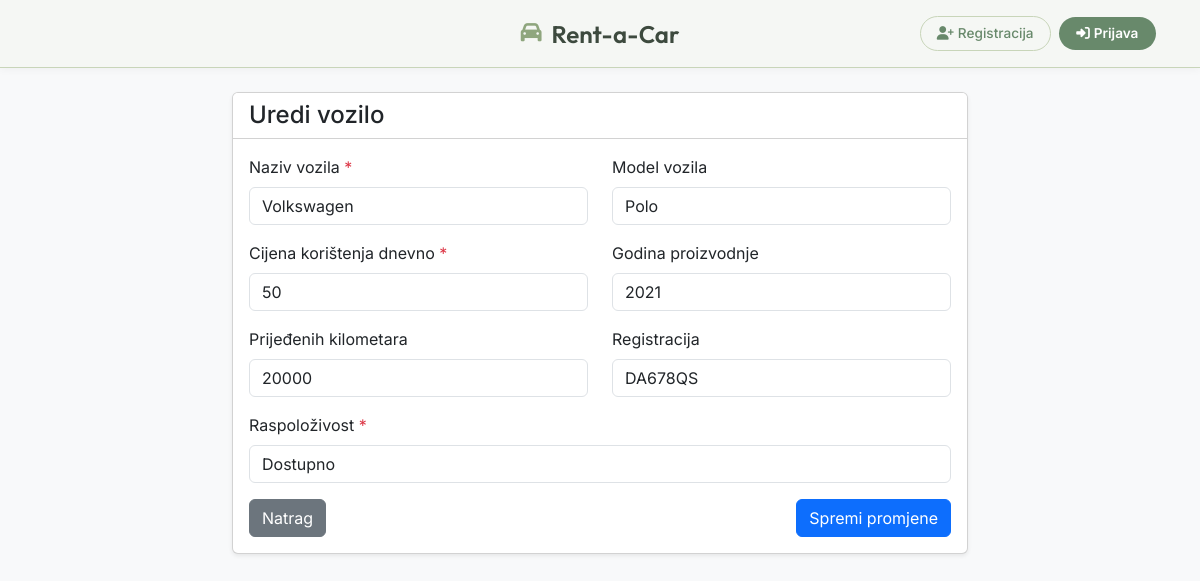
Page /edit_vozilo.php?id=57 on the committed database.
### tables this page shows
CREATE TABLE `karakteristike_automobila` (
  `Godiste` int(11) DEFAULT NULL,
  `Kilometraza` int(11) DEFAULT NULL,
  `Registracija` varchar(11) DEFAULT NULL,
  `VoziloID` int(11) NOT NULL
);

CREATE TABLE `vozila` (
  `IDVozilo` int(11) NOT NULL,
  `Naziv` char(25) NOT NULL,
  `Model` char(25) DEFAULT NULL,
  `TipVozila` varchar(30) DEFAULT 'Limuzina',
  `CijenaKoristenjaDnevno` float NOT NULL,
  `Raspolozivost` enum('Dostupno','Nije dostupno','Rezervirano') NOT NULL DEFAULT 'Dostupno'
);

### edit_vozilo.php (the view, shortened to what this page needs)
<?php
include("db__connection.php");
if (isset($_GET['id'])) {
    $id = mysqli_real_escape_string($db, $_GET['id']);
    $query = "SELECT
                vozila.*,
                karakteristike_automobila.*
              FROM
                vozila
              JOIN
                karakteristike_automobila ON vozila.IDVozilo = karakteristike_automobila.VoziloID
              WHERE
                vozila.IDVozilo = '$id'";
    $result = mysqli_query($db, $query);
    $vozilo = mysqli_fetch_assoc($result);
}
?>
<!doctype html>
<html lang="en">
<head>
    <link href="https://cdn.jsdelivr.net/npm/bootstrap@5.0.2/dist/css/bootstrap.min.css" rel="stylesheet">
    <link rel="stylesheet" href="https://cdnjs.cloudflare.com/ajax/libs/font-awesome/6.0.0/css/all.min.css">
</head>
<body class="bg-light">
<?php include("navigacija.php");     ?>
    <div class="container py-4">
        <div class="row justify-content-center">
            <div class="col-md-8">
                <div class="card shadow-sm">
                    <div class="card-header bg-white">
                        <h4 class="mb-0">Uredi vozilo</h4>
                    </div>
                    <div class="card-body">
                        <form method="POST">
                            <div class="row">
                                <div class="col-md-6 mb-3">
                                    <label class="form-label">Naziv vozila <span class="text-danger">*</span></label>
                                    <input type="text" class="form-control" name="naziv"
                                           value="<?= htmlspecialchars($vozilo['Naziv']) ?>"
                                           maxlength="25" required>
                                </div>
                                <div class="col-md-6 mb-3">
                                    <label class="form-label">Model vozila</label>
                                    <input type="text" class="form-control" name="model"
                                           value="<?= htmlspecialchars($vozilo['Model'] ?? '') ?>"
                                           maxlength="25">
                                </div>
                            </div>
                            <div class="row">
                                <div class="col-md-6 mb-3">
                                    <label class="form-label">Cijena korištenja dnevno <span class="text-danger">*</span></label>
                                    <input type="number" step="0.01" class="form-control" name="cijena"
                                           value="<?= htmlspecialchars($vozilo['CijenaKoristenjaDnevno']) ?>" required>
                                </div>
                                <div class="col-md-6 mb-3">
                                    <label class="form-label">Godina proizvodnje</label>
                                    <input type="text" class="form-control" name="godiste"
                                           value="<?= htmlspecialchars($vozilo['Godiste'] ?? '') ?>">
                                </div>
                            </div>
                            <div class="row">
                                <div class="col-md-6 mb-3">
                                    <label class="form-label">Prijeđenih kilometara</label>
                                    <input type="number" class="form-control" name="kilometraza"
                                           value="<?= htmlspecialchars($vozilo['Kilometraza'] ?? '') ?>">
                                </div>
                                <div class="col-md-6 mb-3">
                                    <label class="form-label">Registracija</label>
                                    <input type="text" class="form-control" name="registracija"
                                           value="<?= htmlspecialchars($vozilo['Registracija'] ?? '') ?>">
                                </div>
                            </div>
                            <div class="mb-3">
                                <label class="form-label">Raspoloživost <span class="text-danger">*</span></label>
                                <select class="form-control" name="raspolozivost" required>
                                    <option value="Dostupno" <?= ($vozilo['Raspolozivost'] == 'Dostupno') ? 'selected' : '' ?>>Dostupno</option>
                                </select>
                            </div>
                            <div class="d-flex justify-content-between">
                                <a href="pregled_vozila.php" class="btn btn-secondary">Natrag</a>
                                <button type="submit" class="btn btn-primary">Spremi promjene</button>
                            </div>
                        </form>
                    </div>
                </div>
            </div>
        </div>
    </div>
</body>
</html>

### navigacija.php (style rules this page uses)
:root { --bg-primary: #F5F7F4; --bg-secondary: #E8EDE7; --text-primary: #3d4a3e; --text-secondary: #6B7B6E; --accent-green: #68896B; --accent-sage: #8FA67E; --accent-light: #C8D5B9; --white: #ffffff; --shadow-sm: 0 2px 8px rgba(0,0,0,0.04); --shadow-md: 0 4px 12px rgba(0,0,0,0.08); --transition: all 0.3s cubic-bezier(0.4,0,0.2,1); }
* { margin:0; padding:0; box-sizing:border-box; }
body { font-family:'Inter',-apple-system,sans-serif; background-color:var(--bg-secondary); }
html { scroll-behavior:smooth; }

### rows in the picture
karakteristike_automobila: naziv "Volkswagen", model "Polo", cijena "50", godiste "2021", kilometraza "20000", registracija "DA678QS"
vozila: raspolozivost "Dostupno"
